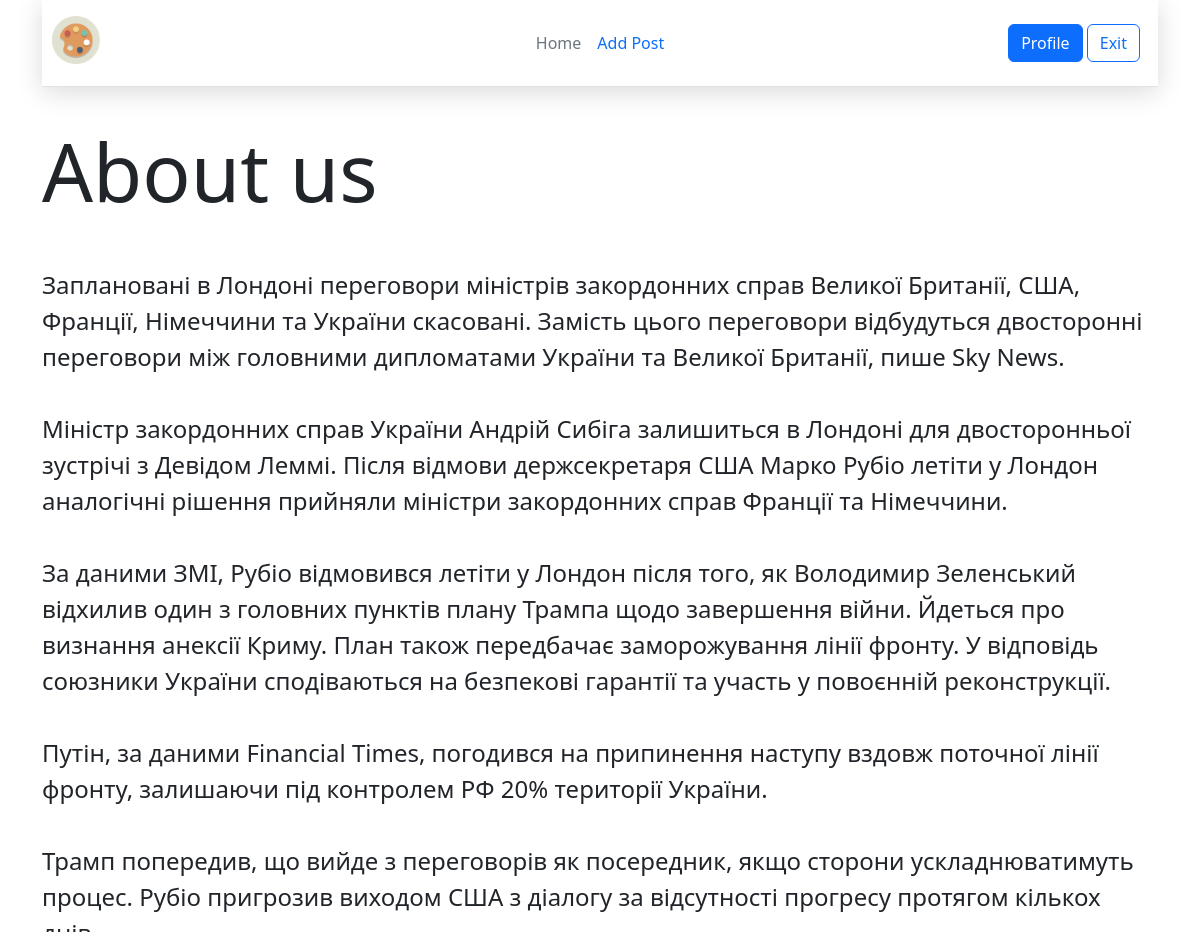
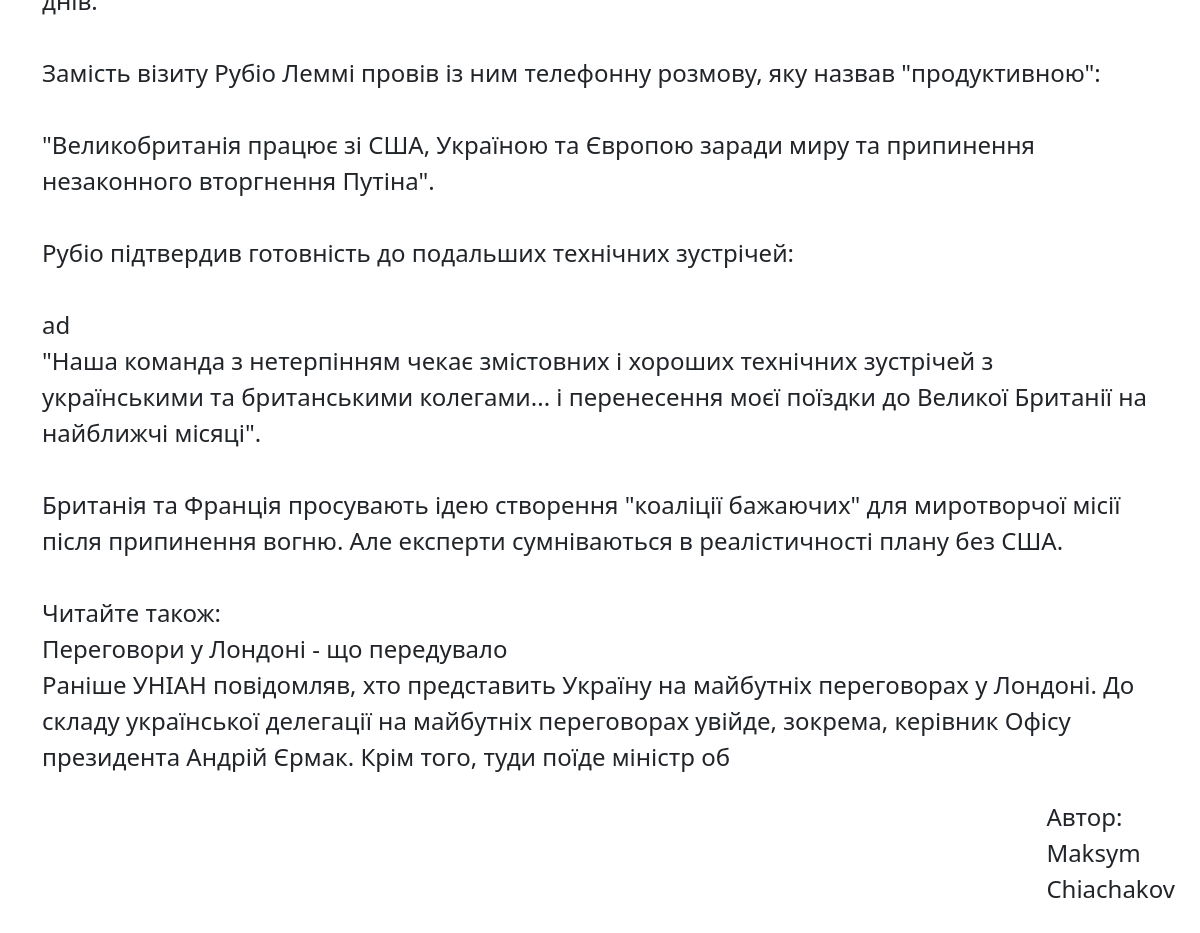
Page /post/about-us (signed in) on the committed database (2 pictures, top to bottom).
### tables this page shows
CREATE TABLE posts (id integer PRIMARY KEY AUTOINCREMENT, title text NOT NULL, text text NOT NULL, url text NOT NULL, author text, time integer);

### app.py (the view)
@app.route("/post/<alias>")
@login_required
@admin.route("/pubs/<alias>")
def showPost(alias):
    title, post, author = dbase.getPost(alias)
    if not title:
        abort(404)
    return render_template('post.html', title=title, post=post, author=author)

### FDataBase.py (called while the page is built)
    def getPost(self, alias):
        try:
            self.__cur.execute(f"SELECT title, text, author from posts WHERE url LIKE '{alias}' LIMIT 1")
            res = self.__cur.fetchone()
            if res:
                return res
        except sqlite3.Error as e:
            print("An error while getting the posts in DB" +str(e))
        return (False, False)

    def getUser(self, user_id):
        try:
            self.__cur.execute(f"SELECT * FROM users WHERE id = {user_id} LIMIT 1")
            res = self.__cur.fetchone()
            if not res:
                print("User not found")
                return False
            return res
        except sqlite3.Error as e:
            print("Database's error "+str(e))
        return False

### UserLogin.py (called while the page is built)
    def fromDB(self, user_id, db):
        self.__user = db.getUser(user_id)
        return self

### app.py (called while the page is built)
@login_manager.user_loader
def laod_user(user_id):
    return UserLogin().fromDB(user_id, dbase)

def connect_db():
    conn = sqlite3.connect(app.config['DATABASE'])
    conn.row_factory = sqlite3.Row
    return conn

def get_db():
    if not hasattr(g, 'link_db'):
        g.link_db = connect_db()
    return g.link_db

@app.before_request
def before_request():
    global dbase
    db = get_db()
    dbase = FDataBase(db)

### templates/post.html (shortened to what this page needs)
{% extends 'base2.html' %}
{% block content %}
<div style="font-size: 80px; font-weight: 400;">{{ title }}</div>
<div style="white-space: pre-wrap; margin-top: 36px; font-size: 24px;">{{ post }}</div>
<div class="author">
    <p class="author-text" style="font-size: 24px; margin-top: 24px; margin-bottom: 48px;">
        Автор: {{ author }}
    </p>
</div>
{% endblock %}

### static/css/style.css (style rules this page uses)
.author-text { font-size: larger; }
.author { margin-top: 2%; margin-left: 90%; }

### rows in the picture
posts: title "About us", text "Заплановані в Лондоні переговори міністрів закордонних справ Великої Британії, США, Франції, Німеччини та України скасовані. Замість цього переговори відбудуться двосторонні переговори між головними дипломатами України та Великої Британії, пише Sky News. Міністр закордонних справ України Андрій Сибіга залишиться в Лондоні для двосторонньої зустрічі з Девідом Леммі. Після відмови держсекретаря США Марко Рубіо летіти у Лондон аналогічні рішення прийняли міністри закордонних справ Франції та Німеччини. За даними ЗМІ, Рубіо відмовився летіти у Лондон після того, як Володимир Зеленський відхилив один з головних пунктів плану Трампа щодо завершення війни. Йдеться про визнання анексії Криму. План…", author "Maksym Chiachakov"
